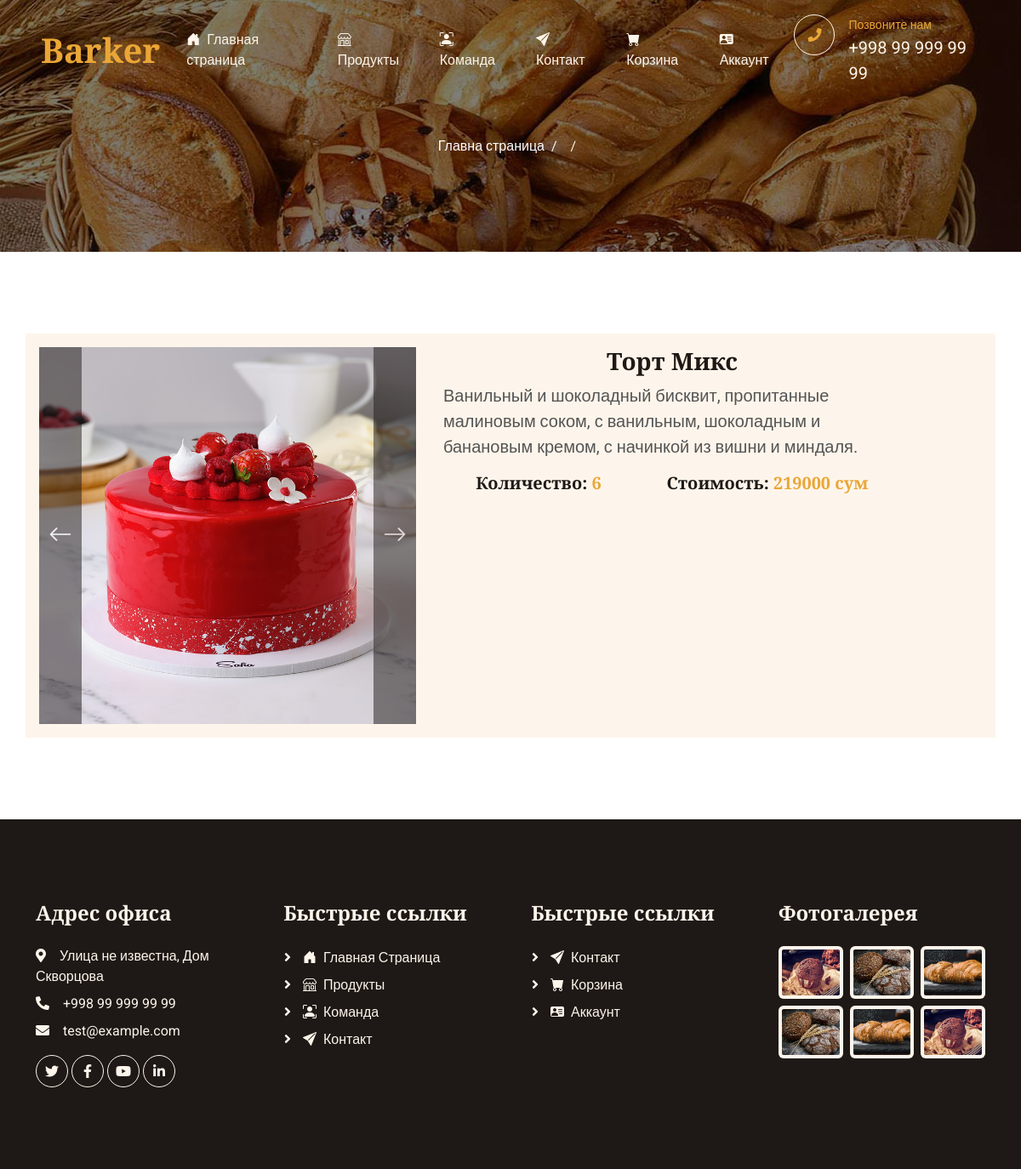
The page /product/detail/tort-miks/ on the database its author committed.
### pages/models.py (models this page shows, shortened)
class ProductGallery(models.Model):
    product = models.ForeignKey(Products, on_delete=models.CASCADE, related_name='product_image')
    image = models.ImageField(upload_to=f'image/product/', blank=True, null=True)

class Products(models.Model):
    title = models.CharField(max_length=255, verbose_name='Заголовок')
    price = models.IntegerField(default=0, verbose_name='Стоимость')
    category = models.ForeignKey(Categories, on_delete=models.CASCADE, verbose_name='Категория')
    description = models.TextField(verbose_name='Описание на детальную страницу')
    quantity = models.IntegerField(default=0, verbose_name='Количество')
    slug = models.SlugField(max_length=255, verbose_name='ссылка до продукта')
    def get_list_image(self):
        try:
            photo = self.product_image.all()
            return photo
        except:
            return '-'
    class Meta:
        ordering = ['pk']
        verbose_name = 'Продукт'
        verbose_name_plural = 'Продукты'

### pages/views.py (the view)
# urls.py: path('product/detail/<slug:slug_path>/', views.detail_view, name='detail_path')
def detail_view(request, slug_path):
    product = get_object_or_404(Products, slug=slug_path)
    context = {
        'product': product
    }
    return render(request, 'pages/detail.html', context)

### pages/templatetags/pages_simple_tag.py (called while the page is built)
def translator_text(text):
    connect_trans = Translator()
    return connect_trans.translate(text, dest='ru').text

@register.simple_tag()
def get_path_page(path):
    list_text_in_path = list(filter(lambda t: len(t) > 0, str(path).split('/')))
    if '-' in list_text_in_path[::-1][0]:
        trash_obj = list_text_in_path[::-1][0]
        list_text_in_path.remove(trash_obj)
    content = list(map(translator_text, list_text_in_path))
    content.insert(0, 'Главна страница')
    return [word.capitalize for word in content]

### pages/templates/pages/detail.html (shortened to what this page needs)
{% extends 'base.html' %}
{% block content %}
{% include 'pages_component/_header.html' %}
<div class="container bg-light">
    <div class="row">
        <div class="col-5 p-3">
            <div id="carouselExample" class="carousel slide">
                <div class="carousel-inner">
                    {% for photo in product.get_list_image.all %}
                    {% if forloop.counter == 1 %}
                    <div class="carousel-item active">
                        <img src="{{ photo.image.url }}" class="d-block w-100" alt="...">
                    </div>
                    {% else %}
                    <div class="carousel-item">
                        <img src="{{ photo.image.url }}" class="d-block w-100" alt="...">
                    </div>
                    {% endif %}
                    {% endfor %}
                </div>
                <button class="carousel-control-prev bg-dark" style="width: 50px" type="button"
                        data-bs-target="#carouselExample"
                        data-bs-slide="prev">
                    <i class="bi bi-arrow-left fs-3"></i>
                </button>
                <button class="carousel-control-next bg-dark" style="width: 50px" type="button"
                        data-bs-target="#carouselExample"
                        data-bs-slide="next">
                    <i class="bi bi-arrow-right fs-3"></i>
                </button>
            </div>
        </div>
        <div class="col-6 p-3">
            <div class="text-center">
                <h3>{{ product.title }}</h3>
            </div>
            <p class="fs-5">
                {{ product.description }}
            </p>
            <div class="d-flex justify-content-around">
                <h5>Количество: <span style="color: #EAA636;">{{ product.quantity }}</span></h5>
                <h5>Стоимость: <span style="color: #EAA636;">{{ product.price }} сум</span></h5>
            </div>
        </div>
    </div>
</div>
{% endblock content %}

### static/css/style.css (style rules this page uses)
:root { --primary: #EAA636; --secondary: #545454; --light: #FDF5EB; --dark: #1E1916; }
h4, h5, h6, .h4, .h5, .h6 { font-weight: 600 !important; }

### rows shown on the page
ProductGallery: image (picture)
Products: title "Торт Микс", description "Ванильный и шоколадный бисквит, пропитанные малиновым соком, с ванильным, шоколадным и банановым кремом, с начинкой из вишни и миндаля.", quantity "6", price "219000"

### other values the page prints
{{ p }} "Главна страница"
